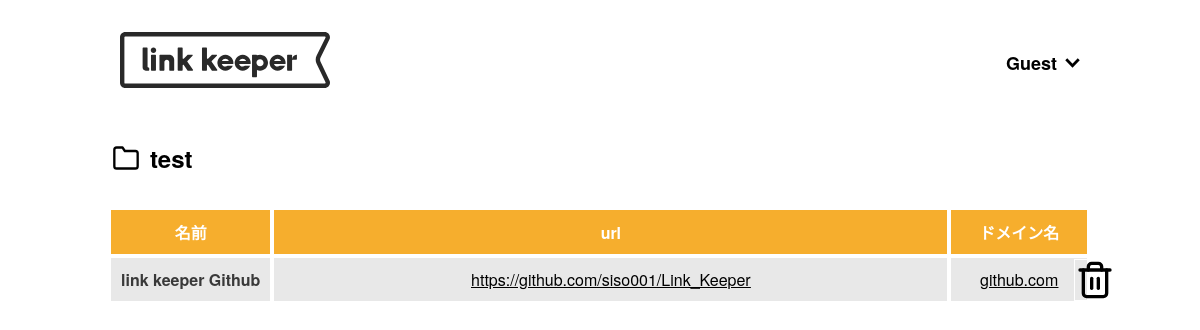
The app's page /userpage/1/test with its own data.
### model.py (models this page shows, shortened)
class Folder(db.Model):
    __tablename__ = 'folder'
    folder_id = db.Column(db.Integer, primary_key=True, autoincrement=True)
    user_id = db.Column(db.Integer, db.ForeignKey('user.user_id'), nullable=False)
    folder_name = db.Column(db.String(255), nullable=False)
    folder_color_id = db.Column(db.Integer, db.ForeignKey('folder_color.folder_color_id'), nullable=False)
    folder_color = db.relationship('FolderColor', backref='folders')
    urls = db.relationship('Url', backref='folder', cascade="all, delete-orphan", lazy='dynamic')
    __table_args__ = (db.UniqueConstraint('user_id', 'folder_name', name='unique_folder_name_per_user'),)

class Url(db.Model):
    __tablename__ = 'url'
    user_id = db.Column(db.Integer, db.ForeignKey('user.user_id'), nullable=False)
    url_id = db.Column(db.Integer, primary_key=True, autoincrement=True)
    url = db.Column(db.String(2550), nullable=False)
    url_name = db.Column(db.String(255), nullable=False)
    domain = db.Column(db.String(255), nullable=False)
    folder_id = db.Column(db.Integer, db.ForeignKey('folder.folder_id', ondelete='CASCADE'), nullable=False)
    def __repr__(self):
        return f"{self.url}"

### routes.py (the view, shortened to what this page needs)
@app.route('/userpage/<int:folder_id>/<folder_name>', endpoint='folder', methods=['GET', 'POST'])
def folder(folder_id, folder_name):
    if request.method == 'GET':
        from model import Folder, Url
        folder_name = folder_name.replace('<br>', ' ')
        folder = Folder.query.filter_by(folder_id=folder_id).first()
        if folder:
            urls = folder.urls.all()
            color = folder.folder_color.color
            return render_template('views_folder.html', folder=folder, urls=urls, color=color, folder_id=folder_id, folder_name=folder_name)
        else:
            return "Folder not found", 404

### templates/views_folder.html (shortened to what this page needs)
{% extends "header.html" %}
{% block content %}
    <main>
        <div class="folder_urls">
            <div class="folder_title">
                <div class="before"></div>
                <h1>{{ folder_name }}</h1>
            </div>
            <table>
                <tr>
                    <th class="{{ color }}">名前</th>
                    <th class="{{ color }} url">url</th>
                    <th class="{{ color }}">ドメイン名</th>
                </tr>
                {% for url in urls %}
                <tr class="urls_tr">
                    <td class="name">{{ url.url_name }}</td>
                    <td class="url"><div class="url-content"><a href="{{ url }}" target="_blank" rel="noopener noreferrer">{{ url }}</a></div></td>
                    <td class="domain"><div class="url-content"><a href="http://{{ url.domain }}" target="_blank" rel="noopener noreferrer">{{ url.domain }}</a></div></td>
                    <td class="after" data-url-id="{{ url.url_id }}"></td>
                </tr>
                {% endfor %}
            </table>
        </div>
    </main>
{% endblock %}

### static/css/style.css (style rules this page uses)
:root { --red: #BF3131; --yellow: #F6AE2D; --blue: #21BBEC; --green: #60D286; --gray: #7E8083; }
.backgroundcolor-yellow { background: var(--yellow); }
body { margin: 0px; padding: 0px; }
h1, h2 { font-weight: bold; }
.folder_urls { margin: 100px auto; width: auto; }
.folder_urls h1 { display: inline-block; font-size: 24px; width: auto; }
.folder_urls .before { width: 28px; height: 28px; background-image: url("../img/folder.svg"); background-size: contain; vertical-align: middle; margin-right: 10px; }
.folder_title { display: flex; align-items: center; margin: 8px 10px 16px 4px; }
.folder_urls { width: 82%; margin: 0 auto; }
.folder_urls table { text-align: center; border-collapse: separate; width: 100%; }
.folder_urls table th { padding: 10px; border: solid 1px #ffffff; color: #ffffff; }
.folder_urls table td { padding: 10px; border: solid 1px #ffffff; white-space: nowrap; overflow: hidden; }
.folder_urls table td:not(.after) { background: #e8e8e8; }
.url { width: 75%; max-width: 0.1em; overflow: hidden; }
.name { color: #393939; font-weight: bolder; }
.domain { width: 15%; max-width: 0.1em; overflow: hidden; }
.url-content { text-decoration: underline; }
.url-content { display: block; overflow-x: auto; white-space: nowrap; -ms-overflow-style: none; scrollbar-width: none; }
.folder_urls a { color: #000; font-weight: 300; }
.urls_tr { position: relative; }
.after { width: 20px; height: 20px; background-image: url("../img/trash.svg"); background-size: contain; vertical-align: middle; position: absolute; right: -26px; top: 50%; transform: translateY(-50%); cursor: pointer; }

### records on screen
Folder: folder_name "test"
Url: url_name "link keeper Github", url "https://github.com/siso001/Link_Keeper", domain "github.com"
